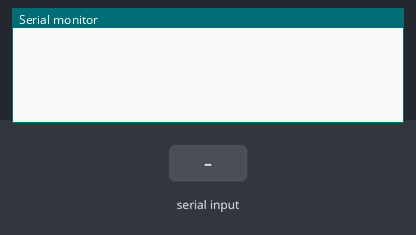
The sketch below on a simulated Arduino Mega 2560, built with avr-gcc and run on an emulated ATmega2560. Shown: the last lines printed to the serial monitor. The test bench sets the inputs (shaded band).

Above: at 1.2 s.
1.3 s: "m" received over Serial
At 1.6 s:
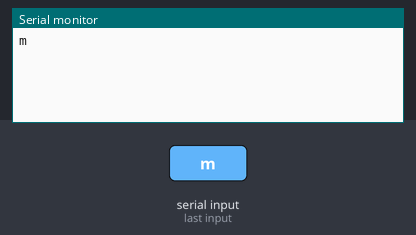
2.8 s: "n" received over Serial
At 4.0 s:
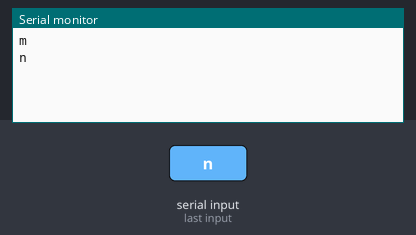

The sketch:

ESP_ESP_send.ino
```cpp
//ESPとESPの通信送る側
//今回serial2使う
byte val = 0;
void setup() {
  // シリアル初期化
  Serial.begin(115200);
  while(!Serial);
  Serial2.begin(115200); // TX=16,RX=17 がデフォルト
  while(!Serial2);
}
void loop() {
  if (Serial.available() > 0) {
    val = Serial.read();
    if (val == 'm') {
      Serial.println("m");
      Serial2.println("m");

    } else if (val == 'n') {
      Serial.println("n");
      Serial2.println("n");
    }
  }
 }
```

Measured:
- after the input at 1.3 s, the serial monitor: prints a new line at once (image 1)
- after the input at 2.8 s, the serial monitor: prints a new line at once (image 2)
